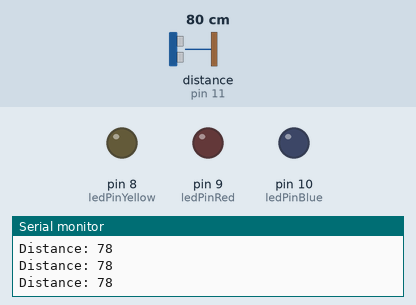
This sketch was run on a simulated Arduino Uno, built with avr-gcc and run on an emulated ATmega328P. Shown: output pins drawn as LEDs (lit = HIGH), the last lines printed to the serial monitor. Wiring (inferred from the names in the program): ultrasonic range finder: trigger pin 12; echo pin 11. Dashed ring = blinking. The test bench sets the inputs (shaded band); at power-on: distance to the obstacle (sensor on pin 11) 80 cm. The echo pulse lasts 58.3 µs per cm; pins used as bus, display or sensor lines are not drawn.

Above: at 1.2 s.
1.3 s: distance to the obstacle (sensor on pin 11) set to 13 cm
2.8 s: distance to the obstacle (sensor on pin 11) set to 10 cm
At 2.96 s:
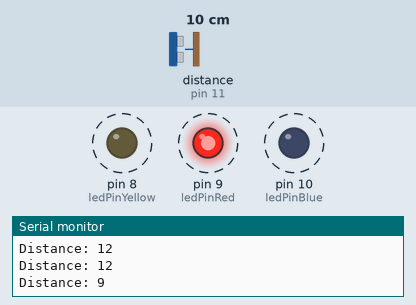
5.8 s: distance to the obstacle (sensor on pin 11) set to 18 cm
At 6.3 s:
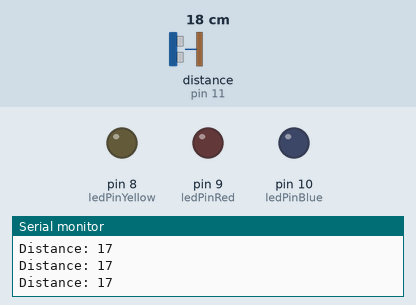
7.3 s: distance to the obstacle (sensor on pin 11) set to 2 cm
At 7.46 s:
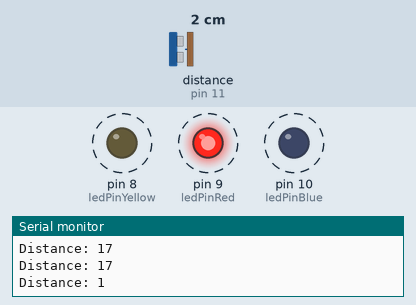
Timing chart, 0 to 11.3 s (numbered marks = the images above; inputs shaded):
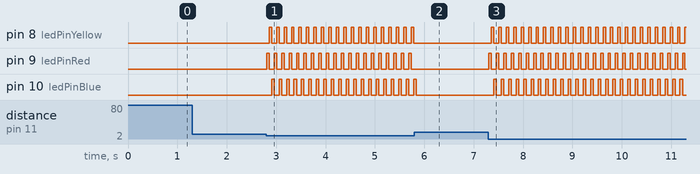

Measured:
- the behaviour switches between 12 and 11 cm on distance to the obstacle (sensor on pin 11) (found by bisection; images 0 and 1)
- after the input at 2.8 s, pin 8 (ledPinYellow): alternates HIGH for 0.05 s and LOW for 0.10 s, starting after 0.06 s; pin 9 (ledPinRed): alternates HIGH for 0.05 s and LOW for 0.10 s, starting at once; pin 10 (ledPinBlue): alternates HIGH for 0.05 s and LOW for 0.10 s, starting after 0.11 s
- after the input at 5.8 s, pin 8 (ledPinYellow), pin 9 (ledPinRed): stops changing and stays LOW; pin 10 (ledPinBlue): goes on until 5.8 s, then stays LOW
- after the input at 7.3 s, pin 8 (ledPinYellow): alternates HIGH for 0.05 s and LOW for 0.10 s, starting after 0.06 s; pin 9 (ledPinRed): alternates HIGH for 0.05 s and LOW for 0.10 s, starting at once; pin 10 (ledPinBlue): alternates HIGH for 0.05 s and LOW for 0.10 s, starting after 0.11 s

The sketch:

sketch_mar12a.ino
```cpp
const int buttonPin = 2;     // the number of the pushbutton pin
const int ledPinBlue =  10;      // the number of the LED pin
const int ledPinRed = 9;
const int ledPinYellow = 8;
const int echo = 11;
const int trig = 12;

// variables will change:
int buttonState = 0;         // variable for reading the pushbutton status

long duration;
int distance;

void setup() {
  // initialize the LED pin as an output:
  pinMode(ledPinBlue, OUTPUT);
  pinMode(ledPinRed, OUTPUT);
  pinMode(ledPinYellow, OUTPUT);
  // initialize the pushbutton pin as an input:
  pinMode(buttonPin, INPUT);

  pinMode(trig, OUTPUT); // Sets the trigPin as an Output
  pinMode(echo, INPUT); // Sets the echoPin as an Input

  Serial.begin(9600); // Starts the serial communication
}

void loop() {
  //PORTB = PORTD;

  digitalWrite(trig, LOW);
  delayMicroseconds(2);
  // Sets the trigPin on HIGH state for 10 micro seconds
  digitalWrite(trig, HIGH);


  delayMicroseconds(10);
  digitalWrite(trig, LOW);
  // Reads the echoPin, returns the sound wave travel time in microseconds
  duration = pulseIn(echo, HIGH);
  // Calculating the distance
  distance= duration*0.034/2;

  if(distance <= 10){
   digitalWrite(ledPinRed, HIGH);   // set the LED on
   digitalWrite(ledPinYellow, LOW);   // set the LED on
   digitalWrite(ledPinBlue, LOW);   // set the LED on

   delay(50);              // wait for a second

   digitalWrite(ledPinRed, LOW);    // set the LED off
   digitalWrite(ledPinYellow, HIGH);   // set the LED on
   digitalWrite(ledPinBlue, LOW);   // set the LED on

   delay(50);              // wait for a second

   digitalWrite(ledPinRed, LOW);    // set the LED off
   digitalWrite(ledPinYellow, LOW);   // set the LED on
   digitalWrite(ledPinBlue, HIGH);   // set the LED on

   delay(50);              // wait for a second
  }
  else{
   digitalWrite(ledPinRed, LOW);   // set the LED on
   digitalWrite(ledPinYellow, LOW);   // set the LED on
   digitalWrite(ledPinBlue, LOW);   // set the LED on
  }

  Serial.print("Distance: ");
  Serial.println(distance);

  /*
   digitalWrite(ledPinRed, HIGH);   // set the LED on
   digitalWrite(ledPinYellow, LOW);   // set the LED on
   digitalWrite(ledPinBlue, LOW);   // set the LED on

   delay(50);              // wait for a second

   digitalWrite(ledPinRed, LOW);    // set the LED off
   digitalWrite(ledPinYellow, HIGH);   // set the LED on
   digitalWrite(ledPinBlue, LOW);   // set the LED on

   delay(50);              // wait for a second

   digitalWrite(ledPinRed, LOW);    // set the LED off
   digitalWrite(ledPinYellow, LOW);   // set the LED on
   digitalWrite(ledPinBlue, HIGH);   // set the LED on

   delay(50);              // wait for a second
*/


  //digitalWrite(ledPin, HIGH);
}
/*
// read the state of the pushbutton value:
  buttonState = digitalRead(buttonPin);

  // check if the pushbutton is pressed. If it is, the buttonState is HIGH:
  if (buttonState == HIGH) {
    // turn LED on:
    digitalWrite(ledPin, HIGH);
  } else {
    // turn LED off:
    digitalWrite(ledPin, LOW);
  }
  */
```
